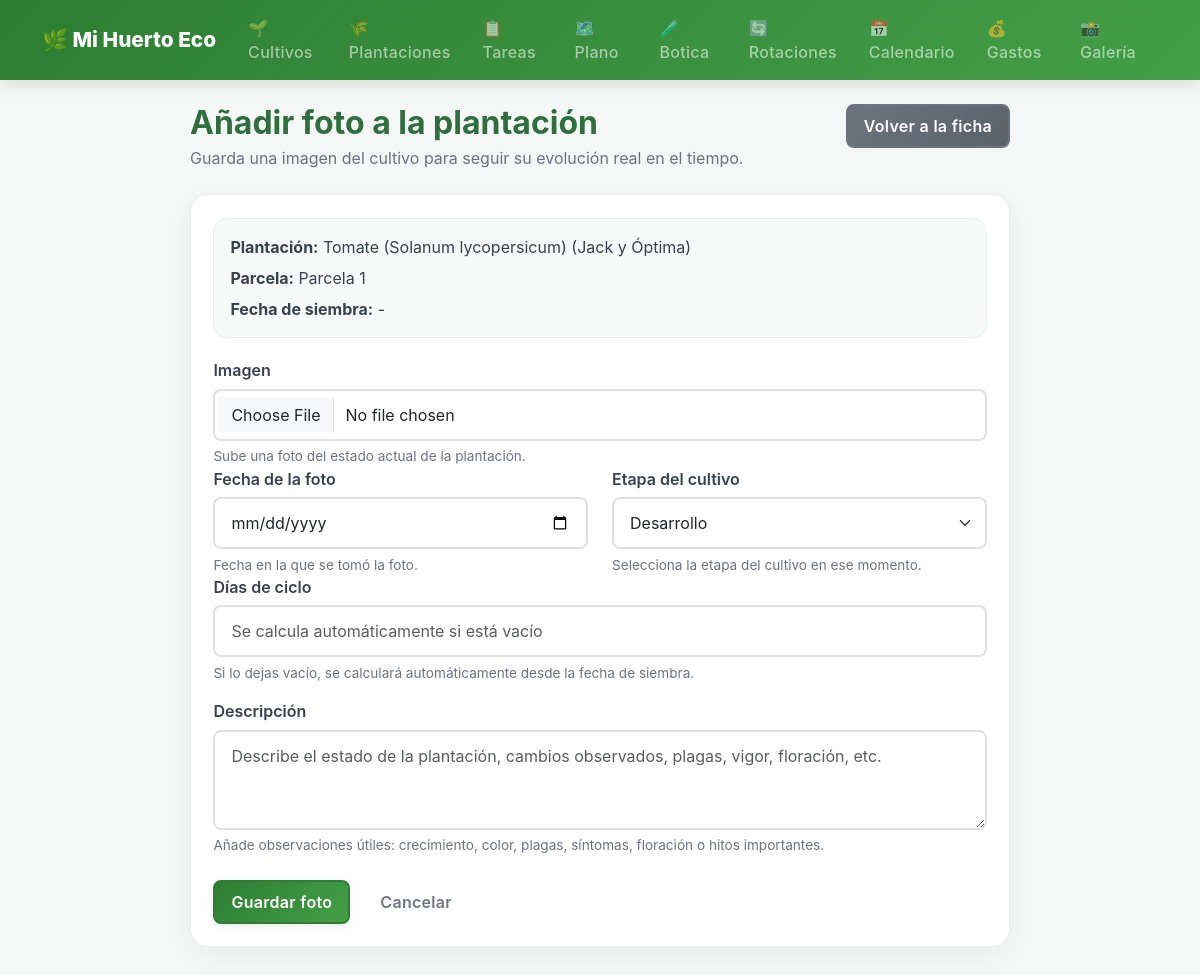
The page /plantaciones/11/fotos/nueva/ on the database as committed earlier.
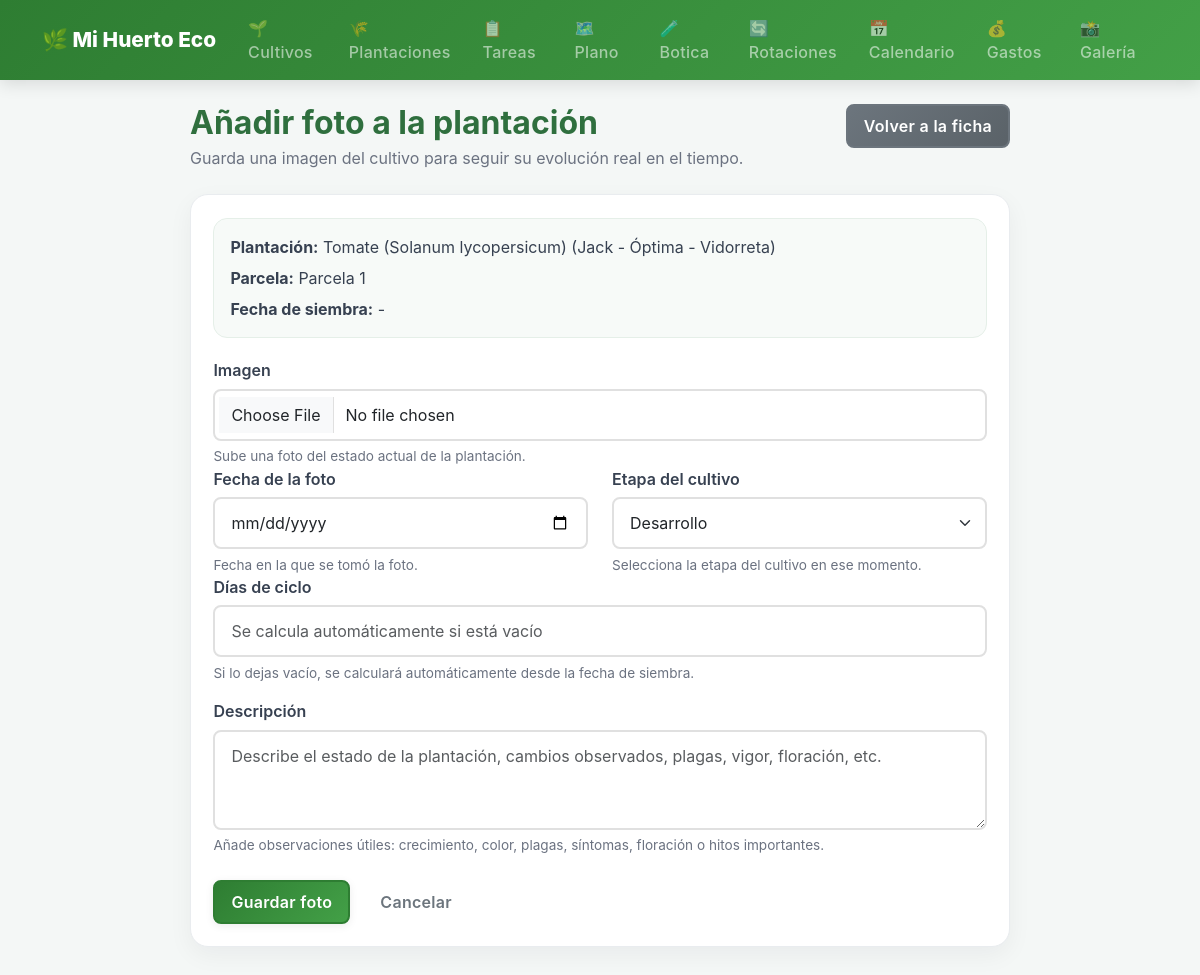
The same page on the database as committed later.
### gestion_huerto/models.py (models this page shows, shortened)
class Plantacion(models.Model):
    PROCEDENCIA_CHOICES = [
        ('semilla_propia', 'Semilla Propia'),
        ('compra_local', 'Compra Local'),
        ('ajero corella', 'Ajero Corella'),
        ('piensos muga', 'Piensos Muga'),
        ('cintruenigo', 'Cintruenigo'),
        ('otro', 'Otro'),
    ]
    parcela = models.ForeignKey(Parcela, on_delete=models.CASCADE, related_name='plantaciones')
    cultivo = models.ForeignKey(Cultivo, on_delete=models.CASCADE, related_name='plantaciones')
    variedad = models.ForeignKey(Variedad, on_delete=models.SET_NULL, null=True, blank=True, related_name='plantaciones')
    columna_inicio = models.PositiveIntegerField()
    fila_inicio = models.PositiveIntegerField()
    columna_fin = models.PositiveIntegerField()
    fila_fin = models.PositiveIntegerField()
    distancia_personalizada = models.DecimalField(max_digits=5, decimal_places=2, null=True, blank=True, help_text="Distancia en cm entre plantas")
    precio_unitario_cosecha = models.DecimalField(max_digits=8, decimal_places=2, null=True, blank=True)
    origen_plantel = models.CharField(
        max_length=100,
        blank=True,
        help_text="Ej: semillero propio, vivero local, intercambio, etc."
    )
    observaciones_seguimiento = models.TextField(
        blank=True,
        help_text="Resumen general del seguimiento del cultivo"
    )
    TIPO_SIEMBRA_CHOICES = [
        ('terreno', 'Siembra en terreno'),
        ('semillero', 'Siembra en semillero'),
    ]
    tipo_siembra = models.CharField(
        max_length=20,
        choices=TIPO_SIEMBRA_CHOICES,
        default='terreno',
        help_text="¿Dónde se siembra? (terreno directamente o semillero para trasplantar)"
    )
    ESTADO_CHOICES = [
        ('planificada', 'Planificada'),
        ('sembrada', 'Sembrada'),
        ('germinada', 'Germinada'),
        ('trasplantada', 'Trasplantada'),
        ('en_cultivo', 'En cultivo'),
        ('en_cosecha', 'En cosecha'),
        ('finalizada', 'Finalizada'),
        ('perdida', 'Perdida'),
    ]
    estado = models.CharField(
        max_length=20,
        choices=ESTADO_CHOICES,
        default='sembrada',
        help_text="Estado actual de la plantación"
    )
    fecha_germinado_estimado = models.DateField(null=True, blank=True, help_text="Fecha prevista para la germinación")
    fecha_germinado_real = models.DateField(null=True, blank=True, help_text="Fecha en que germinó")
    fecha_siembra = models.DateField(null=True, blank=True, help_text="Deprecated: usar fecha_siembra_real")
    fecha_trasplante = models.DateField(null=True, blank=True, help_text="Fecha de trasplante (si aplica)")
    MODO_IMPLANTACION_CHOICES = [
        ('directa', 'Siembra directa'),
        ('semillero', 'Desde semillero'),
        ('plantel', 'Plantel comprado'),
    ]
    modo_implantacion = models.CharField(
        max_length=20,
        choices=MODO_IMPLANTACION_CHOICES,
        default='directa',
        blank=False,
        verbose_name='Modo de implantación',
        help_text='Cómo entra el cultivo al terreno definitivo.'
    )
    fecha_recoleccion_inicio = models.DateField(null=True, blank=True, help_text="Fecha prevista para inicio de cosecha")
    fecha_recoleccion_esperada = models.DateField(null=True, blank=True, help_text="Deprecated: usar fecha_recoleccion_inicio")
    procedencia = models.CharField(
        max_length=20,
        choices=PROCEDENCIA_CHOICES,
        default='otro',
        help_text="Origen de la planta o semilla"
    )
    notas = models.TextField(blank=True)
    objects = PlantacionQuerySet.as_manager()
    @property
    def nombre_completo(self):
        if self.variedad:
            return f"{self.cultivo.nombre} ({self.variedad.nombre})"
        return self.cultivo.nombre
    cantidad = models.PositiveIntegerField(
    null=True, blank=True,
    help_text="Número de plantas plantadas"
    )
    class Meta:
        verbose_name = "Plantación"
        verbose_name_plural = "Plantaciones"
        ordering = ['-fecha_siembra']

class Cultivo(models.Model):
    FAMILIA_CHOICES = [
        ('solanaceas',    'Solanáceas (Tomate, Pimiento, Berenjena, Patata)'),
        ('cucurbitaceas', 'Cucurbitáceas (Calabaza, Calabacín, Pepino, Melón)'),
        ('cruciferas',    'Crucíferas (Brócoli, Repollo, Coliflor, Rábano)'),
        ('hoja',          'Hoja (Lechuga, Espinaca, Acelga)'),
        ('umbeliferas',   'Umbelíferas (Zanahoria, Apio, Perejil, Hinojo)'),
        ('leguminosas',   'Leguminosas (Haba, Guisante, Judía, Alubia)'),
        ('aliaceas',      'Alíaceas (Ajo, Cebolla, Puerro, Cebolleta)'),
        ('gramineas',     'Gramíneas (Maíz, Trigo)'),
        ('compuestas',    'Compuestas (Alcachofa, Girasol)'),
        ('otros',         'Otros'),
    ]
    TIPO_CULTIVO_CHOICES = [
        ('hortaliza', 'Hortaliza'),
        ('frutal', 'Frutal'),
        ('flor', 'Flor'),
    ]
    GRUPO_ROTACION_CHOICES = [
        ('fruto', 'Grupo A — Fruto (Solanáceas, Cucurbitáceas)'),
        ('hoja_raiz', 'Grupo B — Hoja/Raíz (Crucíferas, Lechugas, Zanahorias)'),
        ('leguminosa', 'Grupo C — Leguminosa (Fija nitrógeno)'),
        ('bulbo', 'Grupo D — Bulbo/Limpieza (Aliáceas)'),
    ]
    grupo_rotacion = models.CharField(
        max_length=20,
        choices=GRUPO_ROTACION_CHOICES,
        blank=True,
        help_text="Grupo de rotación al que pertenece el cultivo"
    )
    tipo_cultivo = models.CharField(
        max_length=20,
        choices=TIPO_CULTIVO_CHOICES,
        default='hortaliza',
        help_text="Hortaliza, frutal o flor"
    )
    es_perenne = models.BooleanField(
        default=False,
        help_text="Marca si la planta permanece varios años (ej. frutales, aromáticas perennes)"
    )
    nombre = models.CharField(max_length=100, unique=True)
    familia = models.CharField(max_length=20, choices=FAMILIA_CHOICES, default='otros')
    emoji = models.CharField(max_length=10, blank=True, default='🌱')
    requiere_trasplante = models.BooleanField(default=False)
    clasificacion_rotacion = models.CharField(max_length=100, blank=True)
    epoca_siembra = models.CharField(max_length=50, blank=True)
    epoca_trasplante = models.CharField(max_length=50, blank=True)
    epoca_recoleccion = models.CharField(max_length=50, blank=True)
    dias_ciclo = models.PositiveIntegerField(null=True, blank=True)
    marco_plantacion = models.CharField(max_length=100, blank=True)
    distancia_plantas = models.PositiveIntegerField(null=True, blank=True)
    distancia_lineas = models.PositiveIntegerField(null=True, blank=True)
    profundidad_siembra = models.CharField(max_length=50, blank=True)
    meses_siembra = models.CharField(max_length=50, blank=True)
    meses_trasplante = models.CharField(max_length=50, blank=True)
    meses_recoleccion = models.CharField(max_length=50, blank=True)
    temp_min_germinacion = models.PositiveIntegerField(null=True, blank=True)
    temp_optima_germinacion = models.PositiveIntegerField(null=True, blank=True)
    temp_max_germinacion = models.PositiveIntegerField(null=True, blank=True)
    tiempo_germinacion = models.PositiveIntegerField(null=True, blank=True)
    riego = models.TextField(blank=True)
    abono = models.TextField(blank=True)
    mantenimiento = models.TextField(blank=True)
    plagas_comunes = models.TextField(blank=True)
    enfermedades_comunes = models.TextField(blank=True)
    observaciones = models.TextField(blank=True)
    notas_locales = models.TextField(blank=True)
    NO_RIEGO_INICIAL = {
        'patata', 'patatas',
        'judia', 'judias', 'judía', 'judías',
        'maiz', 'maíz',
    }
    class Meta:
        verbose_name = "Cultivo"
        verbose_name_plural = "Cultivos"
        ordering = ['nombre']

class Variedad(models.Model):
    nombre = models.CharField(max_length=100)
    cultivo = models.ForeignKey(Cultivo, on_delete=models.CASCADE, related_name='variedades')
    notas_locales = models.TextField(blank=True)
    class Meta:
        verbose_name = "Variedad"
        verbose_name_plural = "Variedades"
        unique_together = ['nombre', 'cultivo']

class Parcela(models.Model):
    TIPO_TABLA_CHOICES = [
        (1, 'Tabla 1 (17x12 Rectangular)'),
        (2, 'Tabla 2 (Trapezoidal 6-12m)'),
        (3, 'Tabla 3 (Irregular 12-6m)'),
    ]
    nombre = models.CharField(max_length=100, unique=True)
    columnas = models.PositiveIntegerField(default=12)
    filas = models.PositiveIntegerField(default=12)
    tipo_tabla = models.PositiveIntegerField(
        choices=TIPO_TABLA_CHOICES,
        default=1,
        help_text="Tipo de tabla para validación geométrica (1=rectangular, 2=triangular, 3=diagonal)",
    )
    foto_general = models.ImageField(upload_to='parcelas/', blank=True, null=True)
    class Meta:
        verbose_name = "Parcela"
        verbose_name_plural = "Parcelas"

### gestion_huerto/views.py (the view)
# urls.py: path('plantaciones/<int:plantacion_id>/fotos/nueva/', views.agregar_foto_plantacion, name='agregar_foto_plantacion'),
def agregar_foto_plantacion(request, plantacion_id):
    plantacion = get_object_or_404(Plantacion, pk=plantacion_id)
    if request.method == 'POST':
        form = FotoPlantacionForm(request.POST, request.FILES)
        if form.is_valid():
            foto = form.save(commit=False)
            foto.plantacion = plantacion
            foto.save()
            messages.success(request, 'Foto añadida al diario de cultivo.')
            return redirect('detalle_plantacion', plantacion_id=plantacion.id)
    else:
        form = FotoPlantacionForm()
    return render(request, 'plantaciones/agregar_foto.html', {
        'form': form,
        'plantacion': plantacion,
    })

### gestion_huerto/templates/plantaciones/agregar_foto.html (shortened to what this page needs)
{% extends 'base.html' %}
{% block content %}
<div class="foto-page">
    <div class="foto-header d-flex justify-content-between align-items-start flex-wrap gap-3">
        <div>
            <h1 class="foto-title">Añadir foto a la plantación</h1>
            <p class="foto-subtitle">Guarda una imagen del cultivo para seguir su evolución real en el tiempo.</p>
        </div>
        <a href="{% url 'detalle_plantacion' plantacion.id %}" class="btn btn-secondary">Volver a la ficha</a>
    </div>
    <div class="card foto-card">
        <div class="card-body">
            <div class="resume-box">
                <p><strong>Plantación:</strong> {{ plantacion.nombre_completo }}</p>
                <p><strong>Parcela:</strong> {{ plantacion.parcela.nombre }}</p>
                <p><strong>Fecha de siembra:</strong>
                    {% if plantacion.fecha_siembra %}
                        {{ plantacion.fecha_siembra|date:"d/m/Y" }}
                    {% else %}
                        -
                    {% endif %}
                </p>
            </div>
            <form method="post" enctype="multipart/form-data">
                <div class="field-block">
                    <label class="field-label" for="{{ form.imagen.id_for_label }}">Imagen</label>
                    {{ form.imagen }}
                    {% if form.imagen.help_text %}
                        <div class="field-help">{{ form.imagen.help_text }}</div>
                    {% endif %}
                </div>
                <div class="row">
                    <div class="col-md-6">
                        <div class="field-block">
                            <label class="field-label" for="{{ form.fecha_foto.id_for_label }}">Fecha de la foto</label>
                            {{ form.fecha_foto }}
                            {% if form.fecha_foto.help_text %}
                                <div class="field-help">{{ form.fecha_foto.help_text }}</div>
                            {% endif %}
                        </div>
                    </div>
                    <div class="col-md-6">
                        <div class="field-block">
                            <label class="field-label" for="{{ form.tipo_foto.id_for_label }}">Etapa del cultivo</label>
                            {{ form.tipo_foto }}
                            {% if form.tipo_foto.help_text %}
                                <div class="field-help">{{ form.tipo_foto.help_text }}</div>
                            {% endif %}
                        </div>
                    </div>
                </div>
                <div class="field-block">
                    <label class="field-label" for="{{ form.dias_ciclo.id_for_label }}">Días de ciclo</label>
                    {{ form.dias_ciclo }}
                    {% if form.dias_ciclo.help_text %}
                        <div class="field-help">{{ form.dias_ciclo.help_text }}</div>
                    {% endif %}
                </div>
                <div class="field-block">
                    <label class="field-label" for="{{ form.descripcion.id_for_label }}">Descripción</label>
                    {{ form.descripcion }}
                    {% if form.descripcion.help_text %}
                        <div class="field-help">{{ form.descripcion.help_text }}</div>
                    {% endif %}
                </div>
                <div class="actions-row">
                    <button type="submit" class="btn btn-success">Guardar foto</button>
                    <a href="{% url 'detalle_plantacion' plantacion.id %}" class="btn btn-outline-secondary">Cancelar</a>
                </div>
            </form>
        </div>
    </div>
</div>
{% endblock %}

Rows that differ between the two databases and show on the page:
changed Plantacion "Parcela 1": nombre_completo "Tomate (Solanum lycopersicum) (Jack y Óptima)" → "Tomate (Solanum lycopersicum) (Jack - Óptima - Vidorreta)"
